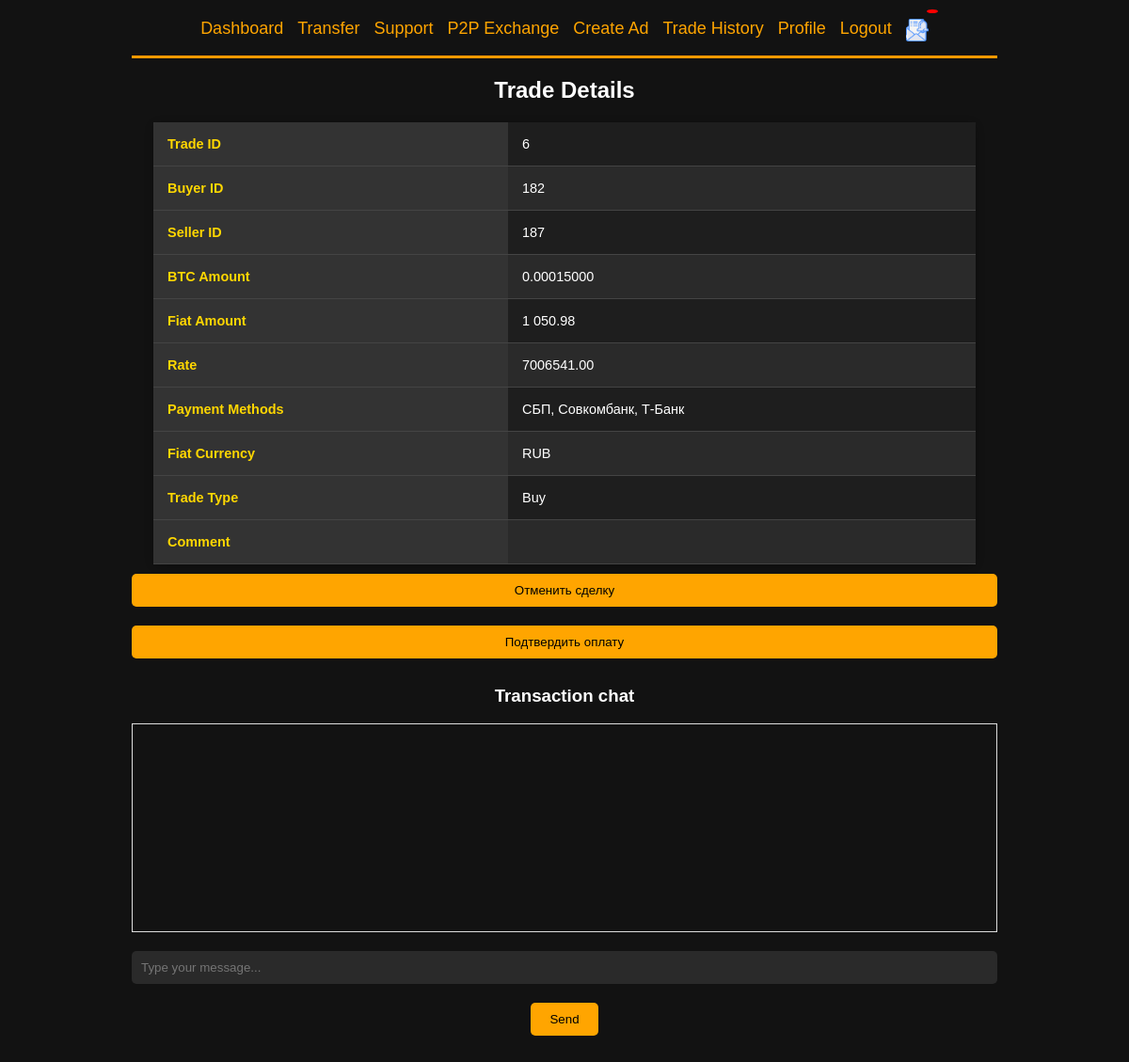
The page /pages/p2p/trade_details.php?ad_id=6 on the database its author committed.
### tables this page shows
CREATE TABLE `ads` (
  `id` int NOT NULL,
  `user_id` int NOT NULL,
  `amount_btc` decimal(16,8) DEFAULT NULL,
  `rate` decimal(16,2) NOT NULL,
  `payment_method` varchar(255) DEFAULT NULL,
  `fiat_currency` varchar(255) NOT NULL,
  `trade_type` enum('buy','sell') NOT NULL,
  `status` enum('active','inactive','pending','completed') NOT NULL,
  `created_at` timestamp NULL DEFAULT CURRENT_TIMESTAMP,
  `updated_at` timestamp NULL DEFAULT CURRENT_TIMESTAMP ON UPDATE CURRENT_TIMESTAMP,
  `comment` text,
  `buyer_id` int DEFAULT NULL,
  `min_amount_btc` double NOT NULL,
  `max_amount_btc` double NOT NULL
);

### pages/p2p/trade_details.php (the view, shortened to what this page needs)
<?php
$ad_id = null;
if (isset($_GET['ad_id'])) {
    $ad_id = intval($_GET['ad_id']);
} elseif (isset($_POST['ad_id'])) {
    $ad_id = intval($_POST['ad_id']);
}
$CONNECT = mysqli_connect(HOST, USER, PASS, DB);
$stmt = $CONNECT->prepare("SELECT * FROM ads WHERE id = ?");
$stmt->bind_param("i", $ad_id);
$stmt->execute();
$ad_result = $stmt->get_result();
$ad = mysqli_fetch_assoc($ad_result);
$seller_id = $ad['user_id'];
$buyer_id = $ad['buyer_id'];
?>
<!DOCTYPE html>
<html lang="en">
<head>
    <link rel="stylesheet" href="../../css/styles.css">
</head>
<body>
    <div class="container">
        <?php include 'pages/p2p/menu.php'; ?>
        <h2>Trade Details</h2>
        <table class="trade-details-table">
            <tr>
                <th>Trade ID</th>
                <td><?php echo htmlspecialchars($ad_id); ?></td>
            </tr>
            <tr>
                <th>Buyer ID</th>
                <td><?php echo htmlspecialchars($buyer_id); ?></td>
            </tr>
            <tr>
                <th>Seller ID</th>
                <td><?php echo htmlspecialchars($seller_id); ?></td>
            </tr>
            <tr>
                <th>BTC Amount</th>
                <td><?php echo htmlspecialchars($ad['amount_btc']); ?></td>
            </tr>
            <tr>
                <th>Fiat Amount</th>
                <td><?php echo number_format(htmlspecialchars($ad['rate'] * $ad['amount_btc']), 2, '.', ' '); ?></td>
            </tr>
            <tr>
                <th>Rate</th>
                <td><?php echo htmlspecialchars($ad['rate']); ?></td>
            </tr>
            <tr>
                <th>Payment Methods</th>
                <td>
                    <?php
                    $payment_methods_result = mysqli_query($CONNECT, "SELECT payment_method FROM ad_payment_methods WHERE ad_id = '$ad_id'");
                    $payment_methods = [];
                    while ($row = mysqli_fetch_assoc($payment_methods_result)) {
                        $payment_methods[] = $row['payment_method'];
                    }
                    echo htmlspecialchars(implode(', ', $payment_methods));
                    ?>
                </td>
            </tr>
            <tr>
                <th>Fiat Currency</th>
                <td><?php echo htmlspecialchars($ad['fiat_currency']); ?></td>
            </tr>
            <tr>
                <th>Trade Type</th>
                <td><?php echo htmlspecialchars($ad['trade_type'] == 'buy' ? 'Buy' : 'Sell'); ?></td>
            </tr>
            <tr>
                <th>Comment</th>
                <td><?php echo htmlspecialchars($ad['comment'] ?? ''); ?></td>
            </tr>
        </table>
		<div class="trade-actions">
			<button id="cancel-trade" class="btn cancel">Отменить сделку</button>
			<button id="confirm-payment" class="btn confirm">Подтвердить оплату</button>
		</div>
        <div class="chat">
            <h3>Transaction chat</h3>
            <div class="chat-box" id="chat-box"></div>
            <form id="chat-form">
                <input type="text" name="message" placeholder="Type your message...">
                <button type="submit">Send</button>
            </form>
        </div>
    </div>
</body>
</html>

### css/styles.css (style rules this page uses)
body { background-color: #121212; color: white; font-family: Arial, sans-serif; text-align: center; margin: 0; padding: 0; }
input { display: block; width: calc(100% - 20px); margin: 10px 0; padding: 10px; border: none; border-radius: 5px; background: #2a2a2a; color: white; outline: none; }
.btn { background: orange; color: black; padding: 10px; border: none; border-radius: 5px; cursor: pointer; width: 100%; transition: background 0.3s; }
.container { width: 80%; max-width: 1200px; margin: 0 auto; padding: 20px; box-sizing: border-box; }
button, .btn { background: orange; color: black; padding: 10px 20px; border: none; border-radius: 5px; cursor: pointer; transition: background 0.3s; width: auto; margin: 10px 0; }
table { width: 100%; border-collapse: collapse; margin: 20px 0; background-color: #1e1e1e; border-radius: 8px; box-shadow: 0 2px 10px rgba(0, 0, 0, 0.3); }
table th, table td { padding: 15px; text-align: left; border-bottom: 1px solid #444; }
table th { background-color: #333; color: #FFD700; font-size: 18px; }
table tr:nth-child(even) { background-color: #2a2a2a; }
table tr:nth-child(odd) { background-color: #1e1e1e; }
.trade-details-table { width: 95%; margin: 0 auto; font-size: 95%; }
.trade-details-table th, .trade-details-table td { font-size: 95%; }

### pages/p2p/trade_details.php (style rules this page uses)
.trade-details-table { width: 95%; margin: 0 auto; font-size: 95%; }
.trade-details-table th, .trade-details-table td { font-size: 95%; height: auto; }
.chat-box { border: 1px solid #ddd; padding: 10px; height: 200px; overflow-y: scroll; margin-bottom: 20px; }

### rows shown on the page
ads: buyer "182", user "187", amount_btc "0.00015000", $ad['rate'] * $ad['amount_btc'] "1 050.98", rate "7006541.00", fiat_currency "RUB", trade_type "Buy"

### other values the page prints
$ad_id "6"
implode(', ', $payment_methods) "СБП, Совкомбанк, Т-Банк"
